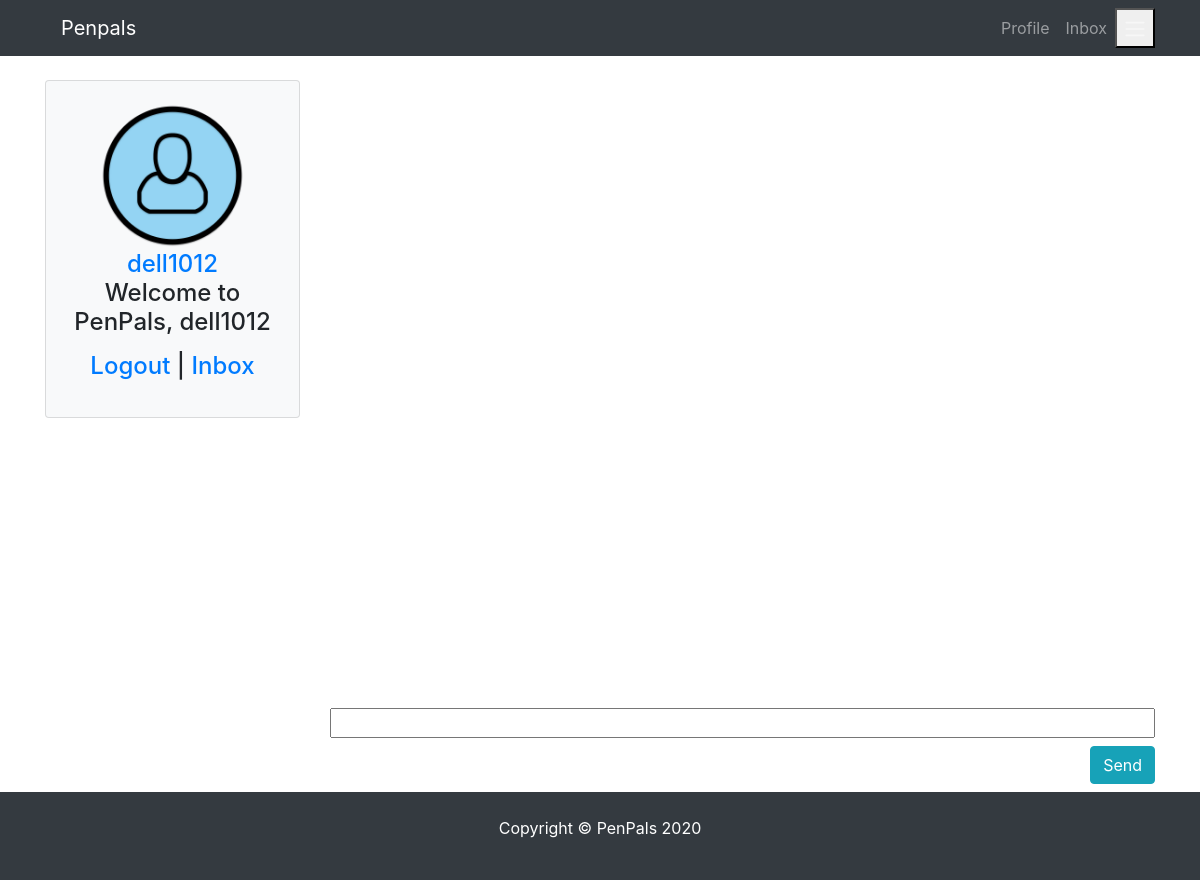
The app's page /message/chatbox/4 (signed in), older data.
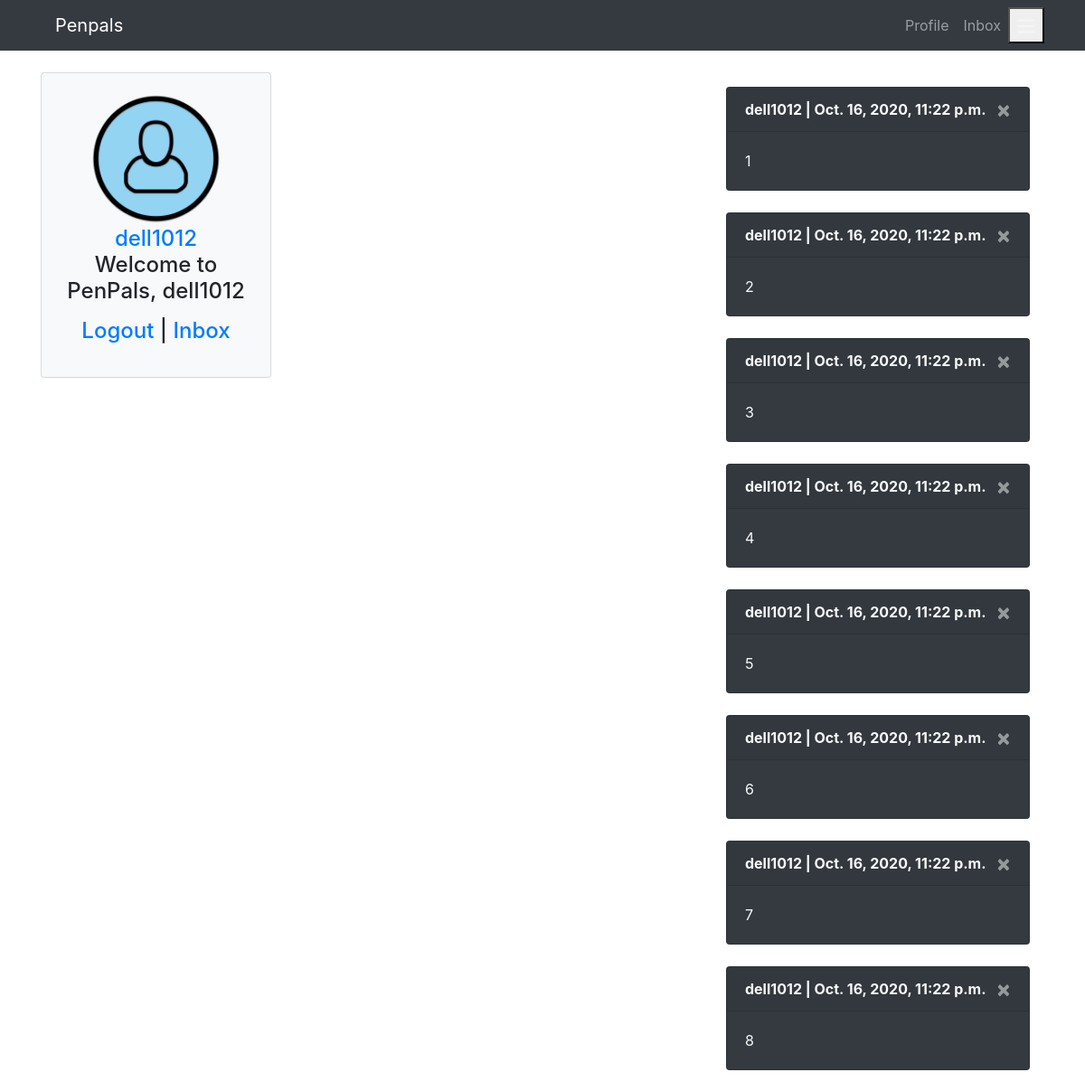
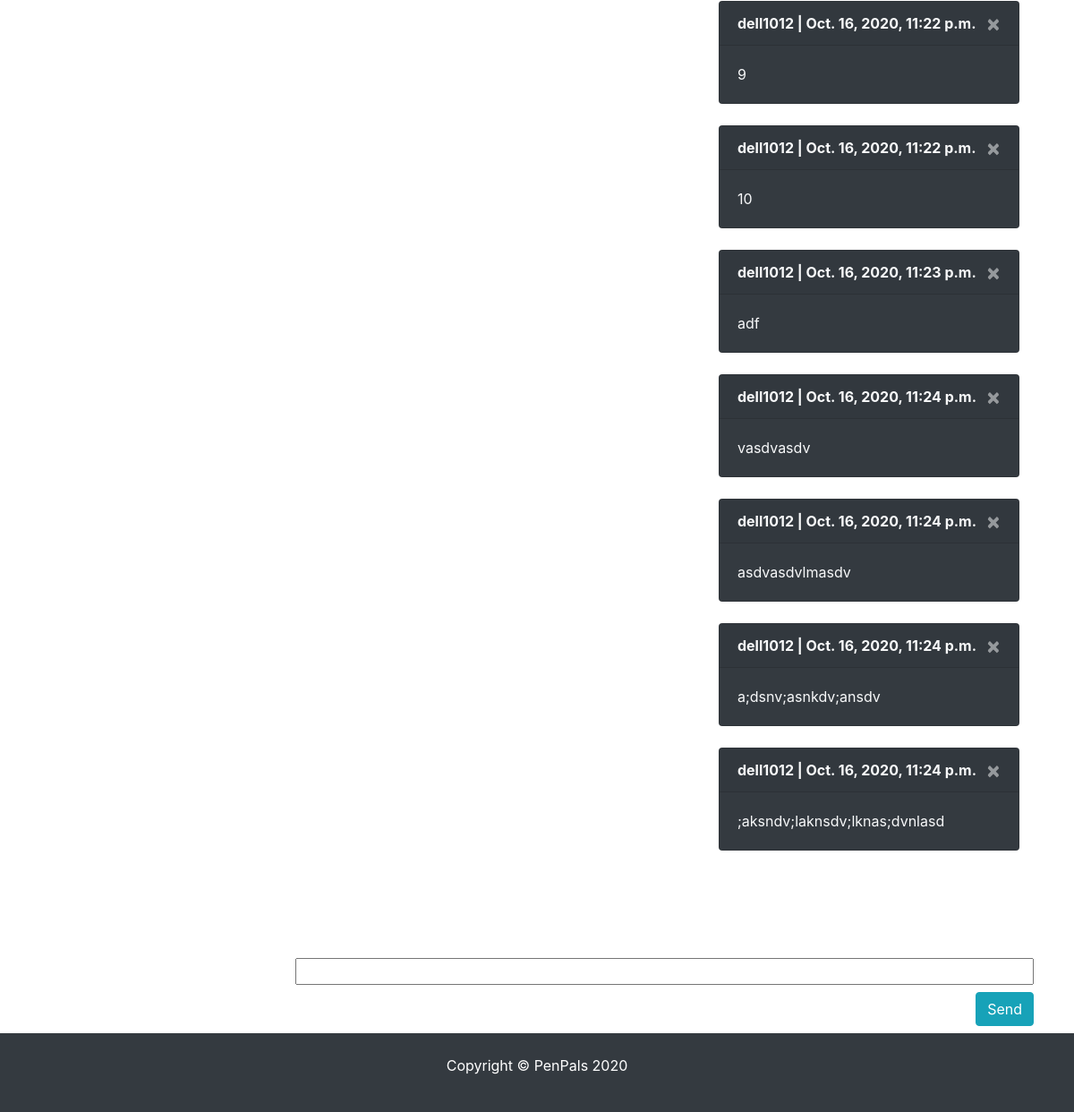
The same page, newer data (2 pictures, top to bottom).
### conversations/models.py (models this page shows)
class Message(models.Model):
    content = models.CharField(max_length=500)
    date = models.DateTimeField(auto_now_add=True)
    profile = models.ForeignKey(Profile,on_delete=models.CASCADE)  # related_name='from_profile',
    chat = models.ForeignKey(Chat, related_name='get_msg', on_delete=models.CASCADE)
    def __str__(self):
        return self.content
    class Meta:
        ordering = ['date']

### pages/models.py (models this page shows)
class Profile(models.Model):
    user = models.OneToOneField(
        User, blank=True, null=True, on_delete=models.CASCADE)
    first = models.CharField(max_length=200, blank=True, null=True)
    last = models.CharField(max_length=200, blank=True, null=True)
    photo = models.ImageField(
        default='user.png', upload_to='photos/%y/%m',  blank=True, null=True)
    friends = models.ManyToManyField('self', blank=True)
    speaks = models.CharField(max_length=200, blank=True, null=True)
    learns = models.CharField(max_length=200, blank=True, null=True)
    def __init__(self, *args, **kwargs):
         super(Profile, self).__init__(*args, **kwargs)
         self.speaks = from_value_to_label(self.speaks)
         self.learns = from_value_to_label(self.learns)
    def __str__(self):
        return str(self.user)
    def get_absolute_url(self):
        return reverse("pages:profile", kwargs={"profile_id":self.pk})
    class Meta:
        ordering = ['-id']

### conversations/views.py (the view, shortened to what this page needs)
# urls.py: path("chatbox/<int:chat_id>", ChatBox.as_view(), name="chatbox"),
class ChatBox(LoginRequiredMixin, DetailView):
    model = Message
    form_class = MessageForm
    template_name = "conversations/chatbox.html"
    def get_context_data(self, **kwargs):
        self.instance = self.request.user.profile
        self.messages = Message.objects.all().filter(chat_id=self.kwargs['chat_id']) #  self.kwargs['profile_id'])
        self.context = {
            'profile': self.instance,
            'chat_id': self.kwargs['chat_id'],
            'form': self.form_class,
            'chat_messages': self.messages,
        }
        print(self.context)
        return self.context
    def get_object(self, **kwargs):
        return Message.objects.all().filter(chat_id=self.kwargs['chat_id']) #  self.kwargs['profile_id'])

### pages/utils.py (called while the page is built)
def from_value_to_label(field):
    if field is not None:
        list_of_labels = [label for value, label in LANGUAGE_CHOICES if str(value) in field]
        return ", ".join(list_of_labels)  # list_of_labels  #ast.literal_eval(field)  # [int(i) for i in field.replace('[','').replace(']','').replace(',','').replace("'",'').split(" ")] # list_of_labels #
    return field

### conversations/templates/conversations/chatbox.html (shortened to what this page needs)
{% extends 'pages/base.html' %} {% load crispy_forms_tags %} {% block content %}
<div class="row">
  {% include 'pages/partials/_sidebar.html' %}
  <div class="col-md-9 col-sm-12">
    <div class="p-3" id="messageFeed">
      {% for amessage in chat_messages %}
      <div
        class="card {% if request.user.profile == amessage.profile %} ml-auto text-light bg-dark {% endif %}"
        style="width: 21rem"
      >
        <div class="card-header font-weight-bold">
          {{amessage.profile}} | {{amessage.date}}
          {% if request.user.profile == amessage.profile %}
            <a href="{% url 'conversations:delete_message' amessage.id %}" class="close text-light">
            <span>&times;</span>
            </a>
          {% endif %}
        </div>
        <div class="card-body">{{amessage}}</div>
      </div>
      {% endfor %}
    </div>
    <form
      action=""
      method="POST"
      enctype="multipart/form-data"
      autocomplete="off"
    >
      {% csrf_token %} {% for afield in form %}
      <div class="input-group mb-3 m-auto flex-row-reverse">
        <div class="align-self-center w-100">
          {{afield}}
        </div>
        <input
          type="submit"
          value="Send"
          class="text-white text-center my-2 btn btn-info"
        />
      </div>
      {% endfor %}
    </form>
  </div>
</div>
{% endblock content %}

Row changes from the older to the newer data that the page shows:
added Message: profile "dell1012", date "Oct. 16, 2020, 11:22 p.m.", content "1"
added Message: profile "dell1012", date "Oct. 16, 2020, 11:22 p.m.", content "2"
added Message: profile "dell1012", date "Oct. 16, 2020, 11:22 p.m.", content "3"
added Message: profile "dell1012", date "Oct. 16, 2020, 11:22 p.m.", content "4"
added Message: profile "dell1012", date "Oct. 16, 2020, 11:22 p.m.", content "5"
added Message: profile "dell1012", date "Oct. 16, 2020, 11:22 p.m.", content "6"
added Message: profile "dell1012", date "Oct. 16, 2020, 11:22 p.m.", content "7"
added Message: profile "dell1012", date "Oct. 16, 2020, 11:22 p.m.", content "8"
added Message: profile "dell1012", date "Oct. 16, 2020, 11:22 p.m.", content "9"
added Message: profile "dell1012", date "Oct. 16, 2020, 11:22 p.m.", content "10"
added Message: profile "dell1012", date "Oct. 16, 2020, 11:23 p.m.", content "adf"
added Message: profile "dell1012", date "Oct. 16, 2020, 11:24 p.m.", content "vasdvasdv"
added Message: profile "dell1012", date "Oct. 16, 2020, 11:24 p.m.", content "asdvasdvlmasdv"
added Message: profile "dell1012", date "Oct. 16, 2020, 11:24 p.m.", content "a;dsnv;asnkdv;ansdv"
added Message: profile "dell1012", date "Oct. 16, 2020, 11:24 p.m.", content ";aksndv;laknsdv;lknas;dvnlasd"
